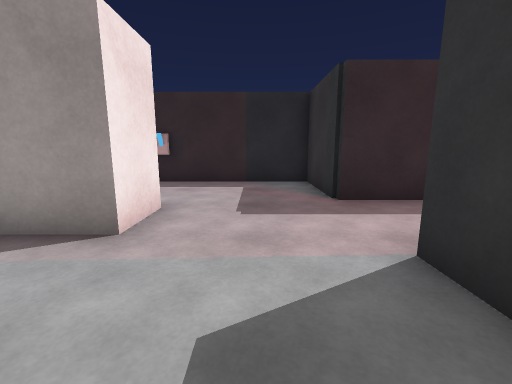
View 1 (above)

24 first-person views from a walk through a scene from a Unity 3-D project. The camera is 1.2 m above the floor, tilts 10° down and sees 90° across. Doors are open. The floor is counted in squares, 1 m on a side. Each view is taken from the middle of a square. On the plan, view 1 faces up. The plan holds only what a view shows up to about 12 squares ahead; the rest is blank. The place goes on beyond the plan. Surface patterns are stand-ins for the level's own textures.

View 2
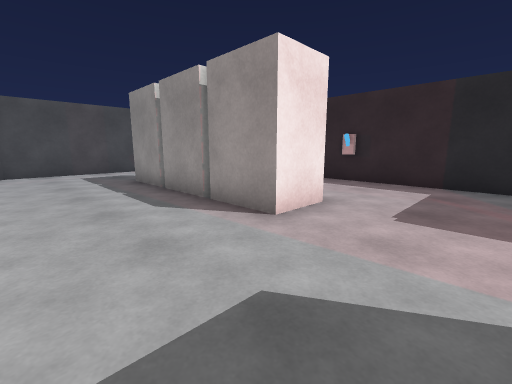

View 3
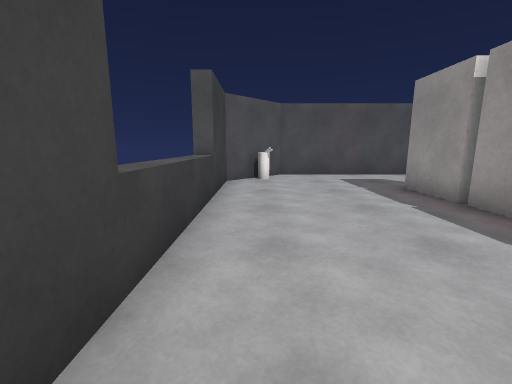

View 4
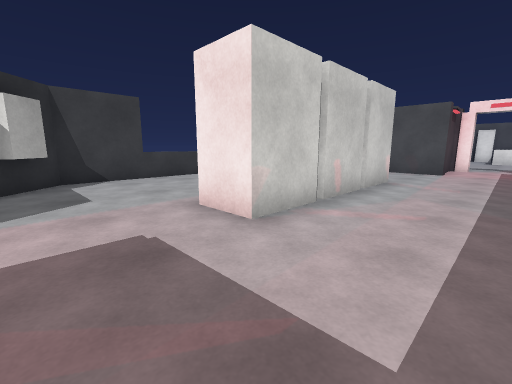

View 5
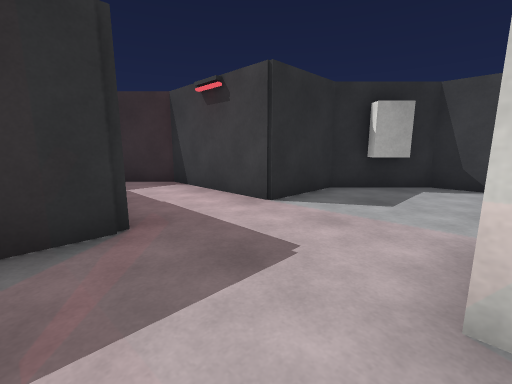

View 6
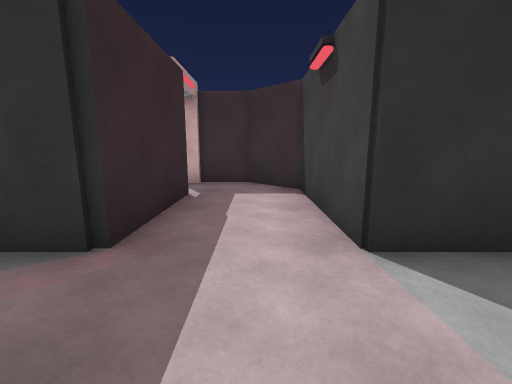

View 7
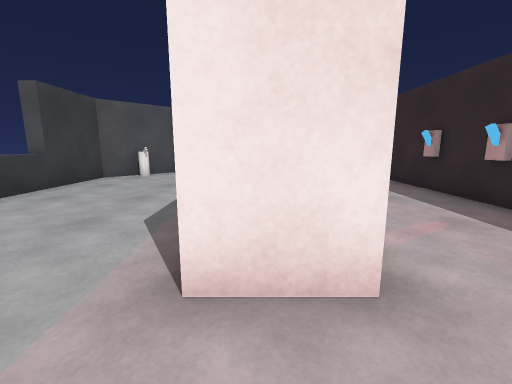

View 8
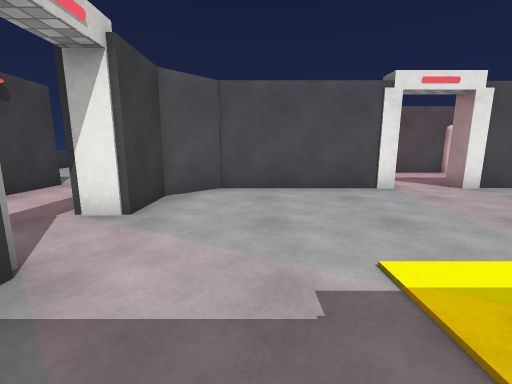

View 9
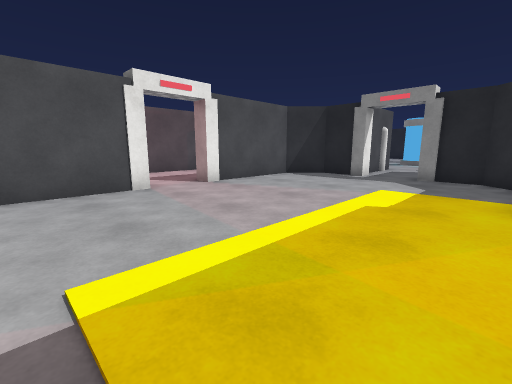

View 10
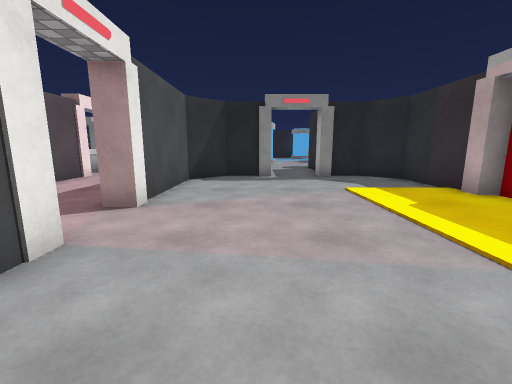

View 11
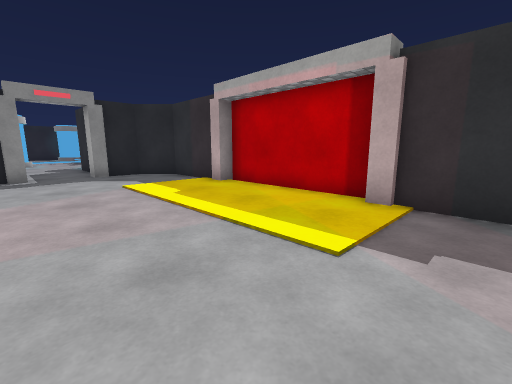

View 12
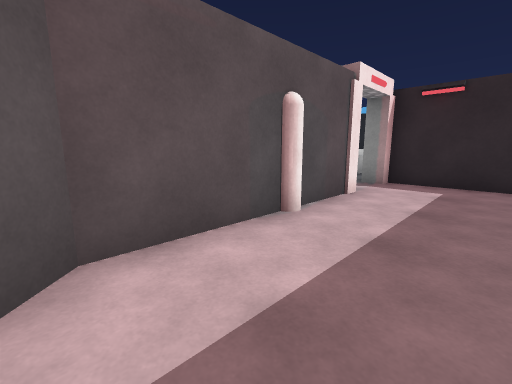

View 13
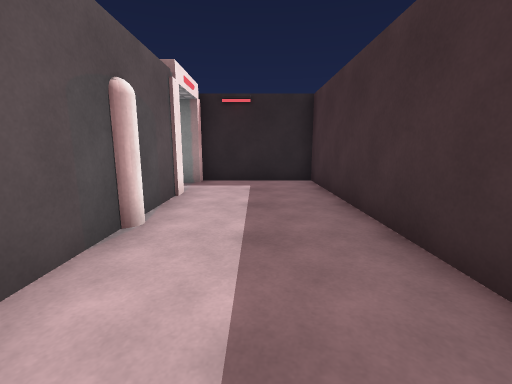

View 14
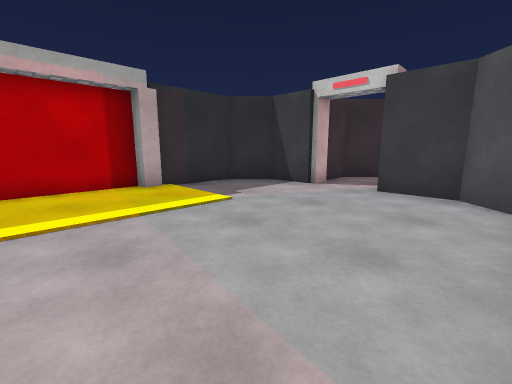

View 15
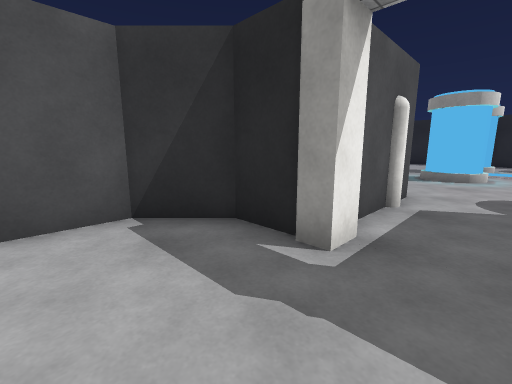

View 16
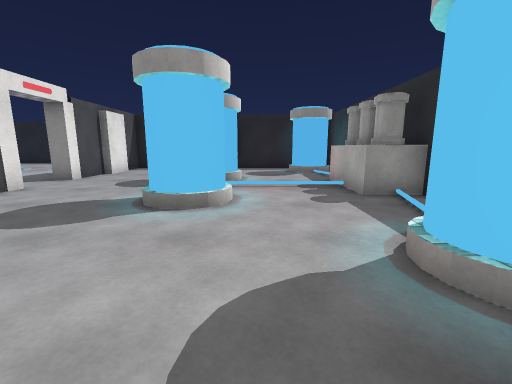

View 17
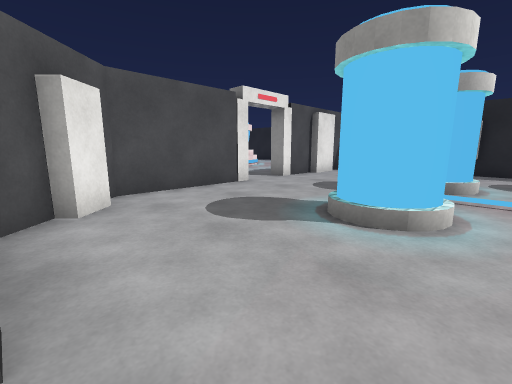

View 18
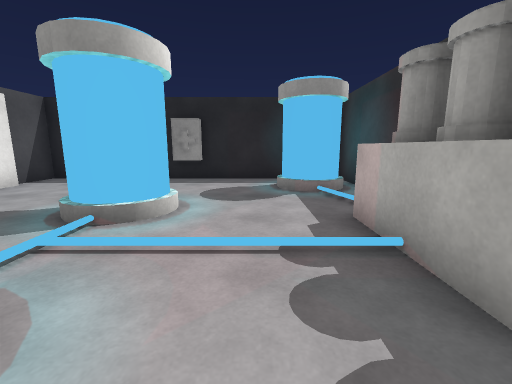

View 19
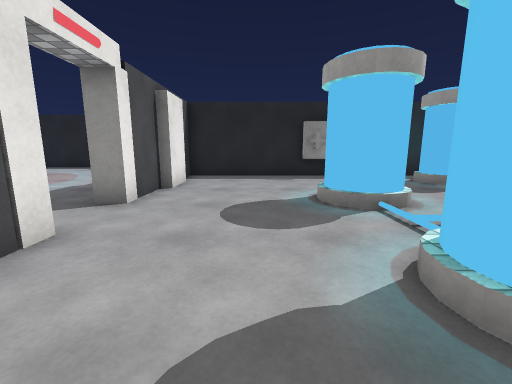

View 20
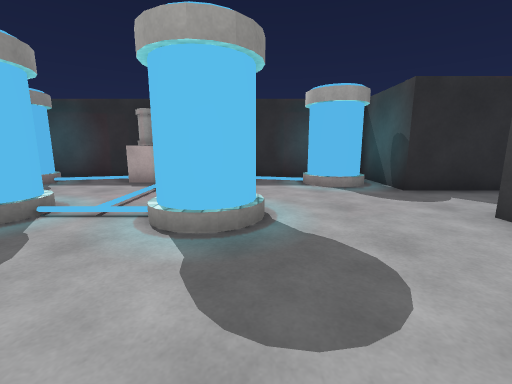

View 21
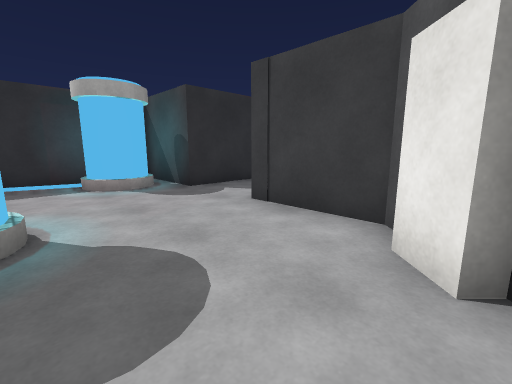

View 22
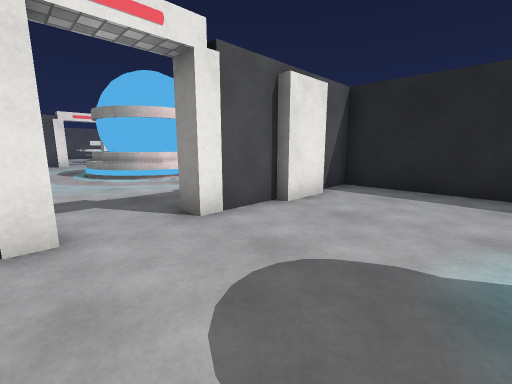

View 23
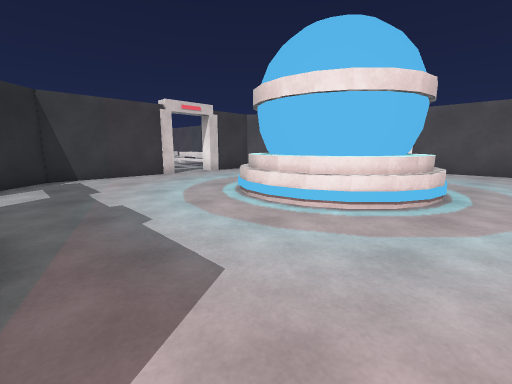

View 24
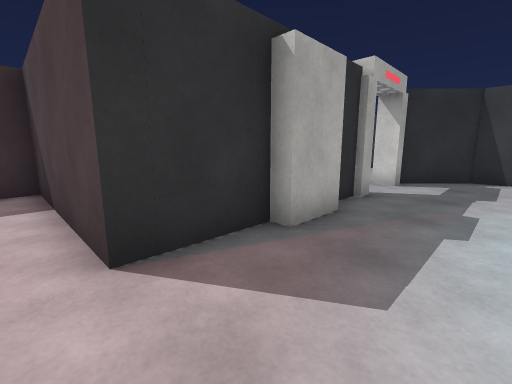

### Floor plan
Key: @ floor where view 1 was taken; # wall or solid block; . floor; / step, stairs or slope; D open door; = window, fence, low wall or low ledge; ^ raised ledge; T thing the floor can be seen under or through; O other object.
Columns run from 13 left of view 1 to 11 right of it. Each row starts with its distance up from view 1.
 40 ...................#
 39 ....==.......############
 38     OO#O.....#..........#
 37       OO.....#........OO#
 36       OO=....O........OO#
 35      OO#.....#........./#
 34     ###......#....OO...O#
 33     .........D....OO...O#
 32      ........D.........O#
 31      ........#.........O#
 30      .......##....OO....#
 29       D#######....OO....#
 28              #..........#
 27              #........OO#
 26              ###......OO#
 25                ####..####
 24                #  O..#
 23            #####  #..#
 22            D...#  #..#
 21            D...####DD###
 20            #...##......##
 19            #...#........#
 18            O...#........#
 17            T...#........#
 16            T...#........#
 15            T...D........#
 14            #...D........#
 13                D........#
 12                #........#
 11                #........#
 10                #........#
  9     ############........#
  8 ...............#........#
  7 ...............##......##
  6 ##.............####DD###
  5  #...OOOOOOO.........#
  4  #...OOOOOOO.........#
  3  #..................##
  2  #.............######
  1  #.............#
  0  #...........@.#
 -1  #O..........###
 -2  #####^^^^^###
 -3      #

Where each view was taken, in squares from view 1:
view 1: 0 up, 0 right, facing up
view 2: 0 up, 1 right, facing up-left
view 3: 1 down, 1 left, facing left
view 4: 8 up, 1 right, facing down-left
view 5: 7 up, 2 left, facing down-right
view 6: 4 up, 1 left, facing right
view 7: 4 up, 0 right, facing left
view 8: 9 up, 10 right, facing left
view 9: 10 up, 10 right, facing up-left
view 10: 10 up, 5 right, facing up
view 11: 9 up, 5 right, facing up-right
view 12: 14 up, 1 right, facing up-left
view 13: 14 up, 0 right, facing up
view 14: 14 up, 3 right, facing down-right
view 15: 18 up, 7 right, facing up-left
view 16: 24 up, 7 right, facing up
view 17: 25 up, 7 right, facing up-left
view 18: 29 up, 8 right, facing up
view 19: 28 up, 3 right, facing up
view 20: 29 up, 1 right, facing right
view 21: 29 up, 1 right, facing down-right
view 22: 31 up, 4 right, facing up-left
view 23: 40 up, 1 left, facing down-left
view 24: 40 up, 3 left, facing down-right
